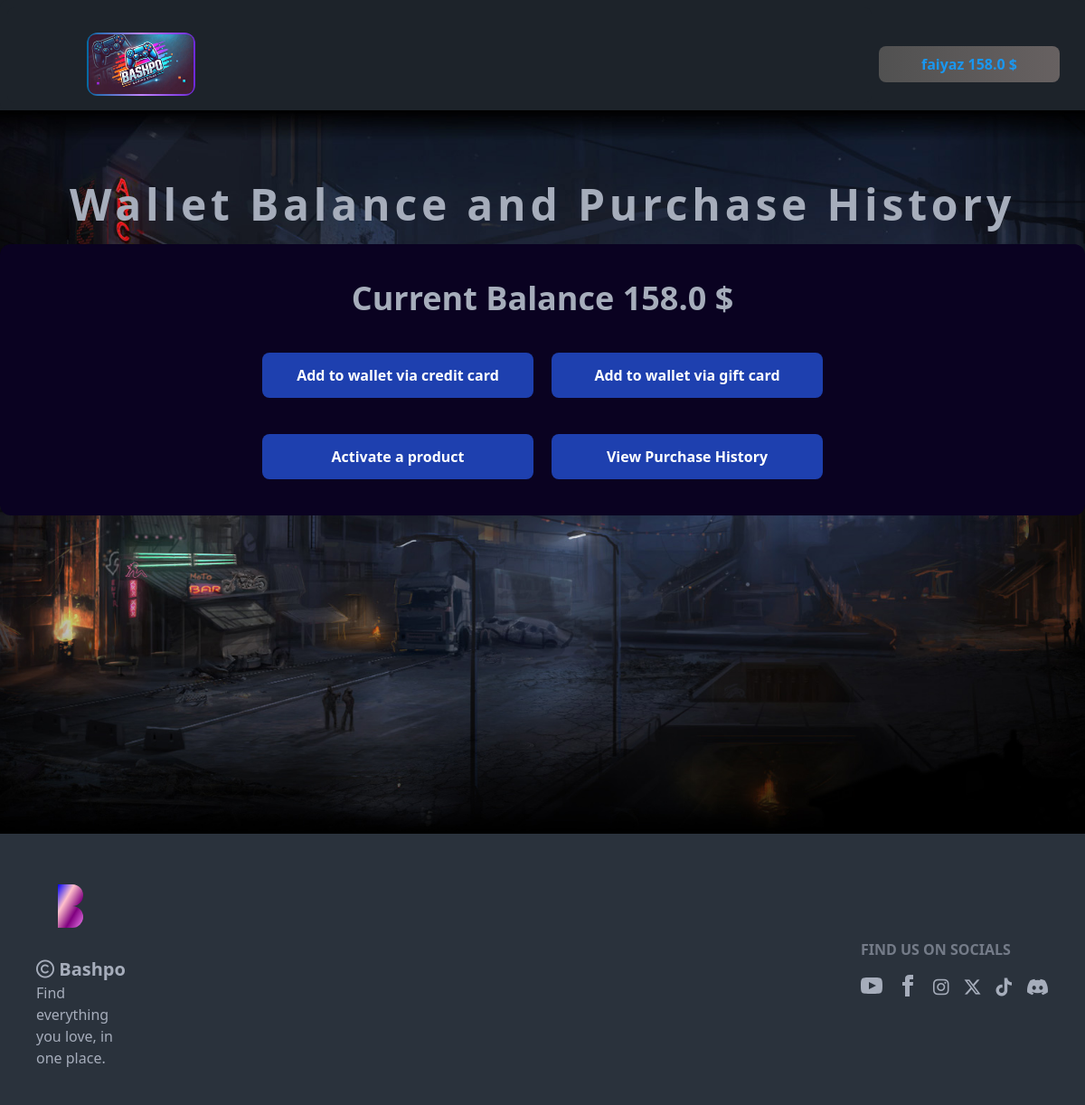
Page /AddMonitorWallet (signed in) on the earlier database version.
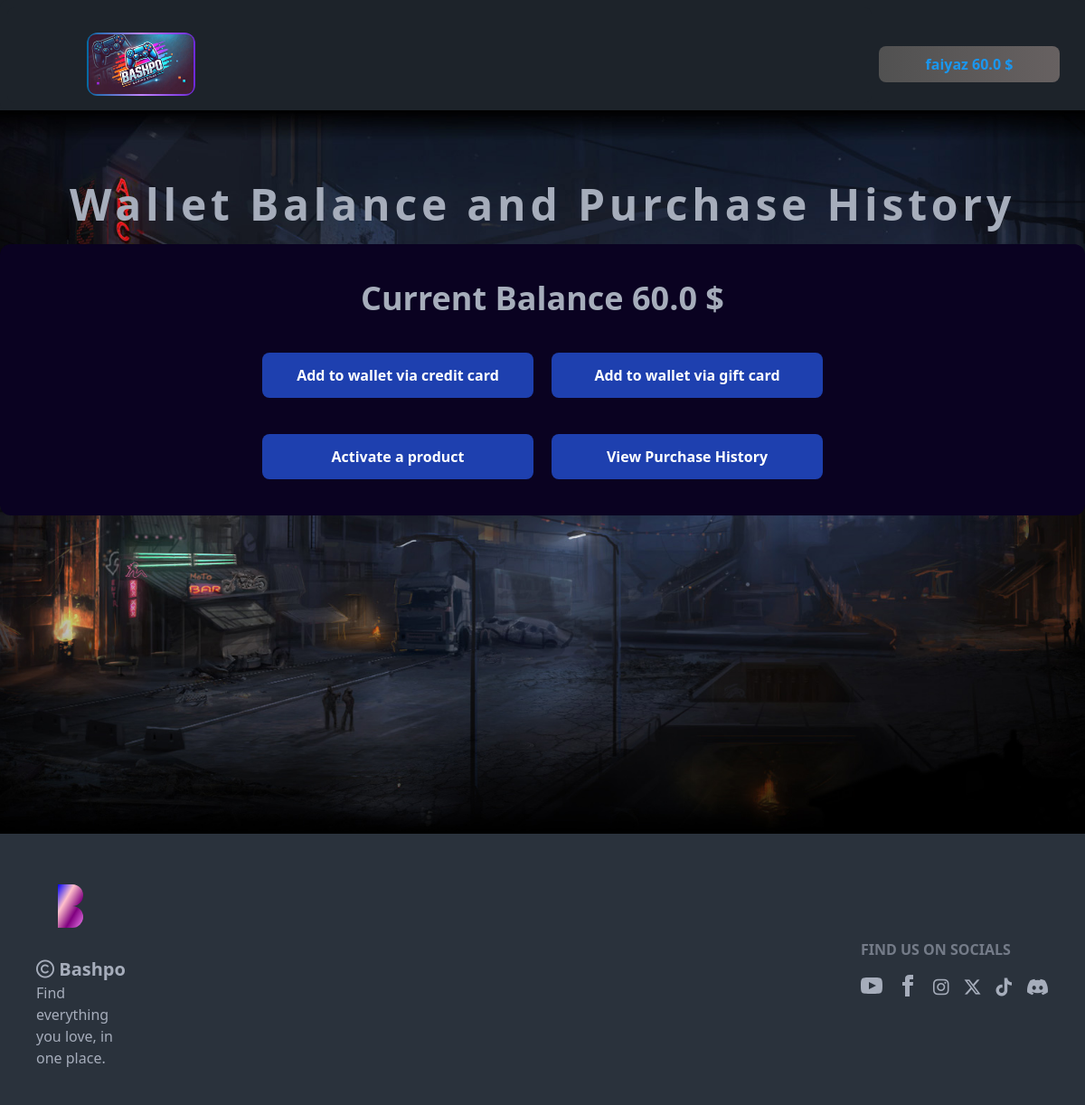
Same page on the later database version.
### tables this page shows
CREATE TABLE WALLET_BALANCE (
            username TEXT PRIMARY KEY,
            balance REAL DEFAULT 0,
            FOREIGN KEY (username) REFERENCES USERS(username)
        );

### app.py (the view)
@app.route('/AddMonitorWallet', methods=['GET', 'POST'])
@login_required('buyer')
def wallet_purchase():
    connect_db()
    buyer_username = session['username']
    balance,game_info=add_monitor_wallet_query(buyer_username)
    return render_template('wallet&purchase.html', buyer_username = buyer_username, balance = balance,game_info=game_info)

### app.py (called while the page is built)
@app.before_request
def require_login():
    allowed_routes = ['login', 'register', 'static','new_account_buyer','new_account_developer','forgot_pass','forgot_password','checkUser','create_buyer','create_developer','index']
    print(request.endpoint)
    if request.endpoint not in allowed_routes and 'username' not in session:
        return redirect(url_for('login'))

def login_required(role):
    def wrapper(fn):
        @wraps(fn)
        def decorated_view(*args, **kwargs):
            if 'user_type' not in session:
                return redirect(url_for('login'))
            if session['user_type'] != role:
                return "Unauthorized Access", 403
            return fn(*args, **kwargs)
        return decorated_view
    return wrapper

### templates/wallet&purchase.html (shortened to what the changed rows need)
<!DOCTYPE html>
<html lang="en" data-theme="dark">
<head>
    <link href="https://cdn.jsdelivr.net/npm/daisyui@4.12.10/dist/full.min.css" rel="stylesheet" type="text/css" />
    <script src="https://cdn.tailwindcss.com"></script>
</head>
<body class="font-inter">
    <header id="navbar"
        class="flex flex-col lg:flex-row items-start lg:items-center justify-between gap-2 p-2 bg-base-100 rounded-lg">
        <div class="mt-3 lg:mt-5 lg:mr-5 w-full lg:w-auto">
            <select id="user-name" name="user_name"
                class="block rounded-lg w-[auto] lg:w-[200px] h-[40px] bg-gradient-to-r from-[#515151] to-[#676161] text-[#1A97F0] font-bold focus:ring-2 focus:ring-white focus:text-black appearance-none"
                onchange="handleDropdownChange(this)" required>
                <option value="" disabled selected
                    class="bg-gradient-to-r from-[#515151] to-[#676161] text-[#1A97F0] text-center font-bold">
                    {{ buyer_username }} {{ balance | round(2) }} $
                </option>
            </select>
        </div>
    </header>
    <section class="flex justify-items-center">
        <div
            class="mx-auto justify-items-center relative bg-[url('{{ url_for('static', filename='img/bg-1.jpg') }}')] bg-cover bg-center w-full sm:h-[auto] lg:h-[800px]">
            <h1 class="mt-20 font-bold text-3xl lg:text-5xl font-istok tracking-widest text-center">
                Wallet Balance and Purchase History
            </h1>
            <div class="flex flex-col my-5 mx-3 lg:mx-auto h-[auto] lg:w-[1200px] bg-[#0A0221] rounded-xl p-5">
                <div>
                    <h1 class="my-5 text-center text-xl lg:text-4xl font-bold">Current Balance {{ balance | round(2) }}
                        $</h1>
                </div>
            </div>
        </div>
    </section>
    <footer id="footer"
        class="flex flex-col lg:flex-row sm:justify-between lg:justify-center items-center  text-neutral-content p-6 lg:p-10 gap-6 lg:gap-[50rem]">
        <aside class="flex flex-col items-center text-center lg:text-left lg:items-start">
            <p class="text-sm lg:text-base">
            <h1 class="font-bold text-lg lg:text-xl">
                <i class="fa-regular fa-copyright"></i> Bashpo
            </h1>
            </p>
        </aside>
    </footer>
</body>
</html>

Differences in the rows shown:
changed WALLET_BALANCE: balance "158.0" → "60.0"
Other differences:
form field user_name: "faiyaz 158.0 $" → "faiyaz 60.0 $"
